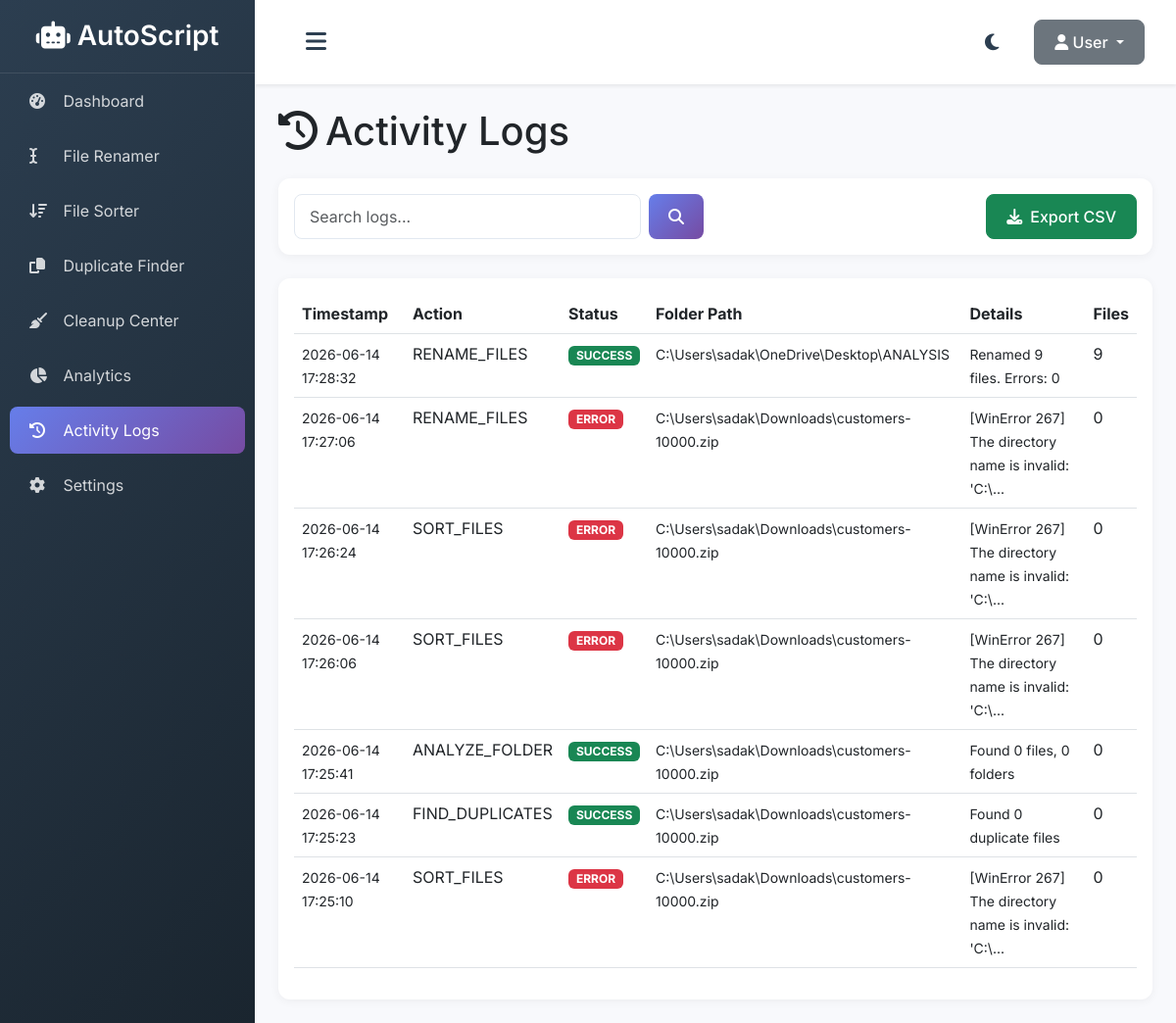
Page /logs on the committed database.
### tables this page shows
CREATE TABLE activity_logs (
            id INTEGER PRIMARY KEY AUTOINCREMENT,
            timestamp TEXT NOT NULL,
            action TEXT NOT NULL,
            status TEXT NOT NULL,
            folder_path TEXT,
            details TEXT,
            files_affected INTEGER DEFAULT 0,
            space_saved INTEGER DEFAULT 0
        );

### app.py (the view)
@app.route('/logs')
def logs_page():
    page = request.args.get('page', 1, type=int)
    per_page = 20
    search = request.args.get('search', '')
    conn = sqlite3.connect(DATABASE_PATH)
    cursor = conn.cursor()
    query = "SELECT * FROM activity_logs"
    params = []
    if search:
        query += " WHERE action LIKE ? OR details LIKE ? OR folder_path LIKE ?"
        search_param = f"%{search}%"
        params = [search_param, search_param, search_param]
    query += " ORDER BY timestamp DESC LIMIT ? OFFSET ?"
    params.extend([per_page, (page - 1) * per_page])
    cursor.execute(query, params)
    logs = cursor.fetchall()
    count_query = "SELECT COUNT(*) FROM activity_logs"
    if search:
        count_query += " WHERE action LIKE ? OR details LIKE ? OR folder_path LIKE ?"
        cursor.execute(count_query, [search_param, search_param, search_param])
    else:
        cursor.execute(count_query)
    total = cursor.fetchone()[0]
    conn.close()
    return render_template('logs.html', logs=logs, page=page, total=total, per_page=per_page, search=search)

### templates/logs.html (shortened to what this page needs)
{% extends "base.html" %}
{% block content %}
<h1 class="mb-4"><i class="fas fa-history me-2"></i>Activity Logs</h1>
<div class="card mb-4">
    <div class="card-body">
        <div class="row">
            <div class="col-md-6">
                <form method="GET" class="d-flex">
                    <input type="text" name="search" class="form-control me-2" placeholder="Search logs..." value="{{ search }}">
                    <button type="submit" class="btn btn-primary"><i class="fas fa-search"></i></button>
                </form>
            </div>
            <div class="col-md-6 text-end">
                <a href="{{ url_for('export_logs') }}" class="btn btn-success">
                    <i class="fas fa-download me-2"></i>Export CSV
                </a>
            </div>
        </div>
    </div>
</div>
<div class="card">
    <div class="card-body">
        <div class="table-responsive">
            <table class="table table-hover">
                <thead>
                    <tr>
                        <th>Timestamp</th>
                        <th>Action</th>
                        <th>Status</th>
                        <th>Folder Path</th>
                        <th>Details</th>
                        <th>Files</th>
                    </tr>
                </thead>
                <tbody>
                    {% for log in logs %}
                    <tr>
                        <td><small>{{ log[1] }}</small></td>
                        <td>{{ log[2] }}</td>
                        <td>
                            <span class="badge bg-{{ 'success' if log[3] == 'SUCCESS' else 'danger' }}">
                                {{ log[3] }}
                            </span>
                        </td>
                        <td><small>{{ log[4] or '-' }}</small></td>
                        <td><small>{{ log[5][:50] }}{% if log[5]|length > 50 %}...{% endif %}</small></td>
                        <td>{{ log[6] or 0 }}</td>
                    </tr>
                    {% else %}
                    <tr>
                        <td colspan="6" class="text-center">No logs found</td>
                    </tr>
                    {% endfor %}
                </tbody>
            </table>
        </div>
    </div>
</div>
{% endblock %}

### templates/base.html (shortened to what this page needs)
<!DOCTYPE html>
<html lang="en" data-bs-theme="{{ theme }}">
<head>
    <link href="https://cdn.jsdelivr.net/npm/bootstrap@5.3.0/dist/css/bootstrap.min.css" rel="stylesheet">
    <link rel="stylesheet" href="https://cdnjs.cloudflare.com/ajax/libs/font-awesome/6.4.0/css/all.min.css">
    <link rel="stylesheet" href="{{ url_for('static', filename='css/style.css') }}">
</head>
<body>
    <div class="wrapper">
        <nav class="sidebar" id="sidebar">
            <div class="sidebar-header">
                <h3><i class="fas fa-robot"></i> AutoScript</h3>
            </div>
            <ul class="nav flex-column">
                <li class="nav-item">
                    <a class="nav-link {% if request.endpoint == 'dashboard' %}active{% endif %}" href="{{ url_for('dashboard') }}">
                        <i class="fas fa-tachometer-alt"></i> Dashboard
                    </a>
                </li>
                <li class="nav-item">
                    <a class="nav-link {% if request.endpoint == 'renamer_page' %}active{% endif %}" href="{{ url_for('renamer_page') }}">
                        <i class="fas fa-i-cursor"></i> File Renamer
                    </a>
                </li>
                <li class="nav-item">
                    <a class="nav-link {% if request.endpoint == 'sorter_page' %}active{% endif %}" href="{{ url_for('sorter_page') }}">
                        <i class="fas fa-sort-amount-down"></i> File Sorter
                    </a>
                </li>
                <li class="nav-item">
                    <a class="nav-link {% if request.endpoint == 'duplicates_page' %}active{% endif %}" href="{{ url_for('duplicates_page') }}">
                        <i class="fas fa-copy"></i> Duplicate Finder
                    </a>
                </li>
                <li class="nav-item">
                    <a class="nav-link {% if request.endpoint == 'cleanup_page' %}active{% endif %}" href="{{ url_for('cleanup_page') }}">
                        <i class="fas fa-broom"></i> Cleanup Center
                    </a>
                </li>
                <li class="nav-item">
                    <a class="nav-link {% if request.endpoint == 'analytics_page' %}active{% endif %}" href="{{ url_for('analytics_page') }}">
                        <i class="fas fa-chart-pie"></i> Analytics
                    </a>
                </li>
                <li class="nav-item">
                    <a class="nav-link {% if request.endpoint == 'logs_page' %}active{% endif %}" href="{{ url_for('logs_page') }}">
                        <i class="fas fa-history"></i> Activity Logs
                    </a>
                </li>
                <li class="nav-item">
                    <a class="nav-link {% if request.endpoint == 'settings_page' %}active{% endif %}" href="{{ url_for('settings_page') }}">
                        <i class="fas fa-cog"></i> Settings
                    </a>
                </li>
            </ul>
        </nav>
        <div class="main-content">
            <nav class="navbar navbar-expand-lg">
                <div class="container-fluid">
                    <button class="btn btn-sidebar" id="sidebarToggle">
                        <i class="fas fa-bars"></i>
                    </button>
                    <div class="ms-auto d-flex align-items-center">
                        <button class="btn btn-theme me-3" id="themeToggle">
                            <i class="fas fa-moon"></i>
                        </button>
                        <div class="dropdown">
                            <button class="btn btn-secondary dropdown-toggle" type="button" data-bs-toggle="dropdown">
                                <i class="fas fa-user"></i> User
                            </button>
                        </div>
                    </div>
                </div>
            </nav>
            <div class="container-fluid p-4">
                {% block content %}{% endblock %}
            </div>
        </div>
    </div>
</body>
</html>

### static/css/style.css (style rules this page uses)
* { margin: 0; padding: 0; box-sizing: border-box; }
body { font-family: 'Inter', sans-serif; background-color: #f8f9fc; }
.wrapper { display: flex; width: 100%; }
.sidebar { width: 260px; background: linear-gradient(135deg, #2c3e50 0%, #1a252f 100%); color: #fff; transition: all 0.3s; min-height: 100vh; position: sticky; top: 0; left: 0; z-index: 1000; }
.sidebar-header { padding: 20px; text-align: center; border-bottom: 1px solid rgba(255,255,255,0.1); }
.sidebar-header h3 { margin: 0; font-weight: 600; }
.sidebar .nav-link { color: rgba(255,255,255,0.8); padding: 12px 20px; transition: all 0.3s; border-radius: 8px; margin: 4px 10px; }
.sidebar .nav-link.active { background: linear-gradient(135deg, #667eea 0%, #764ba2 100%); color: white; }
.sidebar .nav-link i { margin-right: 10px; width: 20px; }
.main-content { flex: 1; background: #f8f9fc; min-height: 100vh; }
.navbar { background: white; box-shadow: 0 2px 4px rgba(0,0,0,0.08); padding: 15px 20px; }
.btn-sidebar { background: none; border: none; font-size: 1.5rem; cursor: pointer; color: #2c3e50; }
.btn-theme { background: none; border: none; font-size: 1.2rem; cursor: pointer; color: #2c3e50; }
.card { border: none; border-radius: 12px; box-shadow: 0 2px 10px rgba(0,0,0,0.05); transition: transform 0.2s; }
.form-control, .form-select { border-radius: 8px; border: 1px solid #e2e8f0; padding: 10px 15px; }
.btn { border-radius: 8px; padding: 10px 20px; font-weight: 500; transition: all 0.3s; }
.btn-primary { background: linear-gradient(135deg, #667eea 0%, #764ba2 100%); border: none; }
.card { animation: fadeIn 0.5s ease-out; }

### rows in the picture
activity_logs: timestamp "2026-06-14 17:28:32", action "RENAME_FILES", status "SUCCESS", folder_path "C:\\Users\\sadak\\OneDrive\\Desktop\\ANALYSIS", details "Renamed 9 files. Errors: 0", files_affected "9"
activity_logs: timestamp "2026-06-14 17:27:06", action "RENAME_FILES", status "ERROR", folder_path "C:\\Users\\sadak\\Downloads\\customers-10000.zip", details "[WinError 267] The directory name is invalid: 'C:\\", files_affected "0"
activity_logs: timestamp "2026-06-14 17:26:24", action "SORT_FILES", status "ERROR", folder_path "C:\\Users\\sadak\\Downloads\\customers-10000.zip", details "[WinError 267] The directory name is invalid: 'C:\\", files_affected "0"
activity_logs: timestamp "2026-06-14 17:26:06", action "SORT_FILES", status "ERROR", folder_path "C:\\Users\\sadak\\Downloads\\customers-10000.zip", details "[WinError 267] The directory name is invalid: 'C:\\", files_affected "0"
activity_logs: timestamp "2026-06-14 17:25:41", action "ANALYZE_FOLDER", status "SUCCESS", folder_path "C:\\Users\\sadak\\Downloads\\customers-10000.zip", details "Found 0 files, 0 folders", files_affected "0"
activity_logs: timestamp "2026-06-14 17:25:23", action "FIND_DUPLICATES", status "SUCCESS", folder_path "C:\\Users\\sadak\\Downloads\\customers-10000.zip", details "Found 0 duplicate files", files_affected "0"
activity_logs: timestamp "2026-06-14 17:25:10", action "SORT_FILES", status "ERROR", folder_path "C:\\Users\\sadak\\Downloads\\customers-10000.zip", details "[WinError 267] The directory name is invalid: 'C:\\", files_affected "0"
